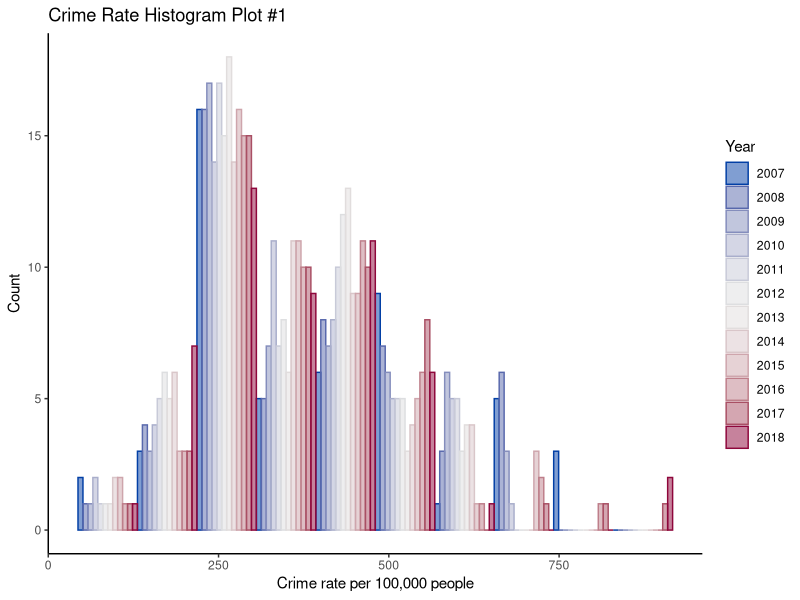
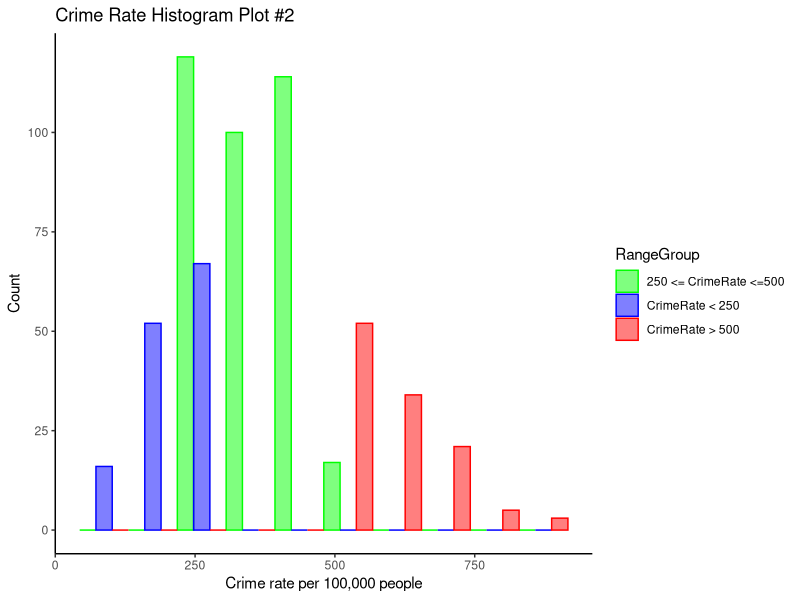

Reproduce these figures in R, in order.
# Load tidyverse and colorspace libraries
library(tidyverse)
library(colorspace)

# Set working directory

# Load and inspect the data set
df <- read.csv("Sampledata2.csv")
view(df)
summary(df)

# Break the variable “CrimeRate” into three groups based on the range and create a new variable “RangeGroup”. You can use case_when() function.
df2 <- df %>% 
  mutate(RangeGroup = case_when(CrimeRate < 250 ~ "CrimeRate < 250",
                          250 <= CrimeRate & CrimeRate <= 500 ~ "250 <= CrimeRate <=500",
                          CrimeRate > 500 ~ "CrimeRate > 500"))
view(df2)

# Create two color vectors
n <- length(unique(df2$Year))
col1=colorspace::diverge_hcl(n)
col2=c("green","blue","red")

# 5. Plot a histogram of the variable “CrimateRate” and fill with the variable “Year”. Please use the first color vector col1 for this graph.

df2 %>% 
  ggplot(aes(x=CrimeRate, color=as.factor(Year), fill=as.factor(Year))) +
  geom_histogram(position = "dodge", alpha=0.5, bins=10) +
  scale_color_manual(values=col1) +
  scale_fill_manual(values=col1) +
  labs(title="Crime Rate Histogram Plot #1", x="Crime rate per 100,000 people", y="Count") +
  guides(col=guide_legend("Year"), fill=guide_legend("Year")) +
  theme_classic()

# 6. Plot a histogram of the variable “CrimeRate” and fill with the variable “RangeGroup”, which you created in Step3. Please use second color vector col2 for this graph.
df2 %>% 
  ggplot(aes(x=CrimeRate, color=as.factor(RangeGroup), fill=as.factor(RangeGroup))) +
  geom_histogram(position = "dodge", alpha=0.5, bins=10) +
  scale_color_manual(values=col2) +
  scale_fill_manual(values=col2) +
  labs(title="Crime Rate Histogram Plot #2", x="Crime rate per 100,000 people", y="Count") +
  guides(col=guide_legend("RangeGroup"), fill=guide_legend("RangeGroup")) +
  theme_classic()






